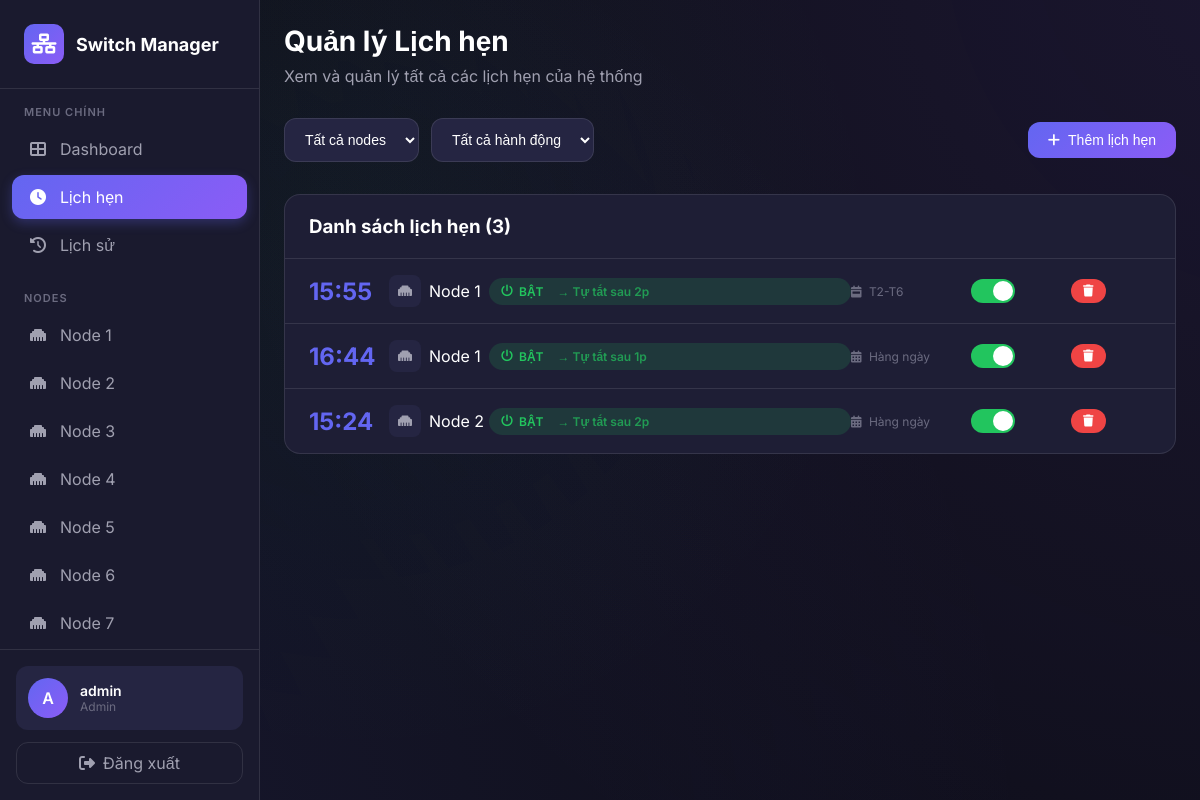
The page /schedules (signed in) on the database its author committed.
### models.py (models this page shows, shortened)
class User(UserMixin, db.Model):
    __tablename__ = 'users'
    id = db.Column(db.Integer, primary_key=True)
    username = db.Column(db.String(80), unique=True, nullable=False)
    email = db.Column(db.String(120), unique=True, nullable=False)
    password_hash = db.Column(db.String(256), nullable=False)
    is_admin = db.Column(db.Boolean, default=False)
    is_approved = db.Column(db.Boolean, default=False)
    created_at = db.Column(db.DateTime, default=lambda: to_naive_vietnam(get_vietnam_time()))
    last_login = db.Column(db.DateTime)

class Schedule(db.Model):
    __tablename__ = 'schedules'
    id = db.Column(db.Integer, primary_key=True)
    switch_id = db.Column(db.Integer, db.ForeignKey('switches.id'), nullable=False)
    time = db.Column(db.Time, nullable=False)
    action = db.Column(db.String(10), nullable=False)  # on, off
    auto_off = db.Column(db.Integer)  # Tự động tắt sau bao nhiêu phút
    repeat_type = db.Column(db.String(20), default='once')  # once, daily, weekdays, weekends, custom
    days_of_week = db.Column(db.String(20))  # "0,1,2,3,4,5,6" cho custom
    active = db.Column(db.Boolean, default=True)
    last_executed = db.Column(db.DateTime)
    created_at = db.Column(db.DateTime, default=lambda: to_naive_vietnam(get_vietnam_time()))
    created_by = db.Column(db.Integer, db.ForeignKey('users.id'))

class Switch(db.Model):
    __tablename__ = 'switches'
    id = db.Column(db.Integer, primary_key=True)
    name = db.Column(db.String(50), nullable=False)
    status = db.Column(db.String(20), default='OFF')  # ON, OFF, SCHEDULED
    uptime = db.Column(db.Integer, default=0)  # Tổng thời gian hoạt động (giây)
    last_on = db.Column(db.DateTime)
    auto_off_minutes = db.Column(db.Integer)  # Số phút tự động tắt
    auto_off_start = db.Column(db.DateTime)   # Thời điểm bắt đầu đếm
    last_update = db.Column(db.DateTime,
                           default=lambda: to_naive_vietnam(get_vietnam_time()),
                           onupdate=lambda: to_naive_vietnam(get_vietnam_time()))
    description = db.Column(db.Text)
    schedules = db.relationship('Schedule', backref='switch', lazy='dynamic', cascade='all, delete-orphan')
    history = db.relationship('SwitchHistory', backref='switch', lazy='dynamic', cascade='all, delete-orphan')

### routes/main.py (the view)
@main_bp.route('/schedules')
@login_required
def schedules():
    all_schedules = Schedule.query.join(Switch).order_by(Switch.id, Schedule.time).all()
    switches = Switch.query.order_by(Switch.id).all()
    return render_template('schedules.html', schedules=all_schedules, switches=switches)

### app.py (called while the page is built)
@login_manager.user_loader
def load_user(user_id):
    return User.query.get(int(user_id))

### templates/schedules.html (shortened to what this page needs)
{% extends "base.html" %}
{% block content %}
<div class="page-header">
    <h1 class="page-title">Quản lý Lịch hẹn</h1>
    <p class="page-subtitle">Xem và quản lý tất cả các lịch hẹn của hệ thống</p>
</div>
<div class="schedules-header">
    <div class="filter-controls">
        <select id="filterNode" class="form-control" style="width: auto;" onchange="filterSchedules()">
            <option value="">Tất cả nodes</option>
        </select>
        <select id="filterAction" class="form-control" style="width: auto;" onchange="filterSchedules()">
            <option value="">Tất cả hành động</option>
        </select>
    </div>
    <button class="btn btn-primary" onclick="openModal('addScheduleModal')">
        <i class="fas fa-plus"></i> Thêm lịch hẹn
    </button>
</div>
<div class="schedule-table-card">
    <div class="schedule-table-header">
        <h3>Danh sách lịch hẹn ({{ schedules|length }})</h3>
    </div>
    <div id="schedulesList">
        {% if schedules %}
            {% for schedule in schedules %}
            <div class="schedule-row"
                 data-schedule-id="{{ schedule.id }}"
                 data-switch-id="{{ schedule.switch_id }}"
                 data-action="{{ schedule.action }}">
                <div class="schedule-time-display">{{ schedule.time.strftime('%H:%M') }}</div>
                <div class="schedule-node">
                    <div class="schedule-node-icon">
                        <i class="fas fa-ethernet"></i>
                    </div>
                    <span>{{ schedule.switch.name }}</span>
                </div>
                <div class="schedule-details">
                    <span class="schedule-action-badge {{ schedule.action }}">
                        <i class="fas fa-{% if schedule.action == 'on' %}power-off{% else %}stop{% endif %}"></i>
                        {{ 'BẬT' if schedule.action == 'on' else 'TẮT' }}
                        {% if schedule.auto_off %}
                        <span style="margin-left: 8px; opacity: 0.7;">→ Tự tắt sau {{ schedule.auto_off }}p</span>
                        {% endif %}
                    </span>
                </div>
                <div class="repeat-badge">
                    <i class="fas fa-{% if schedule.repeat_type == 'once' %}calendar-day{% elif schedule.repeat_type == 'daily' %}calendar-alt{% else %}calendar-week{% endif %}"></i>
                    {% if schedule.repeat_type == 'daily' %}Hàng ngày
                    {% elif schedule.repeat_type == 'weekdays' %}T2-T6
                    {% elif schedule.repeat_type == 'weekends' %}T7-CN
                    {% elif schedule.repeat_type == 'once' %}Một lần
                    {% else %}{{ schedule.repeat_type }}{% endif %}
                </div>
                <div class="schedule-status">
                    <div class="status-toggle {% if schedule.active %}active{% endif %}"
                         onclick="toggleScheduleStatus({{ schedule.switch_id }}, {{ schedule.id }}, this)">
                    </div>
                </div>
                <div>
                    <button class="btn btn-danger btn-sm" onclick="deleteSchedule({{ schedule.switch_id }}, {{ schedule.id }})">
                        <i class="fas fa-trash"></i>
                    </button>
                </div>
            </div>
            {% endfor %}
        {% else %}
            <div class="empty-state" style="padding: 60px;">
                <i class="fas fa-calendar-times" style="font-size: 64px; opacity: 0.3; margin-bottom: 20px;"></i>
                <h3>Chưa có lịch hẹn nào</h3>
                <p class="text-muted">Nhấn "Thêm lịch hẹn" để tạo lịch mới</p>
            </div>
        {% endif %}
    </div>
</div>
{% endblock %}

### templates/base.html (shortened to what this page needs)
<!DOCTYPE html>
<html lang="vi">
<head>
    <link rel="stylesheet" href="https://cdnjs.cloudflare.com/ajax/libs/font-awesome/6.4.0/css/all.min.css">
</head>
<body>
    <aside class="sidebar" id="sidebar">
        <div class="sidebar-header">
            <a href="{{ url_for('main.dashboard') }}" class="logo">
                <div class="logo-icon">
                    <i class="fas fa-network-wired"></i>
                </div>
                <span class="logo-text">Switch Manager</span>
            </a>
        </div>
        <nav class="sidebar-nav">
            <div class="nav-section">
                <div class="nav-section-title">Menu chính</div>
                <a href="{{ url_for('main.dashboard') }}" class="nav-item {% if request.endpoint == 'main.dashboard' %}active{% endif %}">
                    <i class="fas fa-th-large"></i>
                    <span>Dashboard</span>
                </a>
                <a href="{{ url_for('main.schedules') }}" class="nav-item {% if request.endpoint == 'main.schedules' %}active{% endif %}">
                    <i class="fas fa-clock"></i>
                    <span>Lịch hẹn</span>
                </a>
                <a href="{{ url_for('main.history') }}" class="nav-item {% if request.endpoint == 'main.history' %}active{% endif %}">
                    <i class="fas fa-history"></i>
                    <span>Lịch sử</span>
                </a>
            </div>
            <div class="nav-section">
                <div class="nav-section-title">Nodes</div>
                {% for i in range(1, 9) %}
                <a href="{{ url_for('main.node_detail', node_id=i) }}" class="nav-item {% if request.endpoint == 'main.node_detail' and request.view_args.get('node_id') == i %}active{% endif %}">
                    <i class="fas fa-ethernet"></i>
                    <span>Node {{ i }}</span>
                </a>
                {% endfor %}
            </div>
        </nav>
        <div class="sidebar-footer">
            <div class="user-info">
                <div class="user-avatar">
                    {{ current_user.username[0].upper() }}
                </div>
                <div class="user-details">
                    <div class="user-name">{{ current_user.username }}</div>
                    <div class="user-role">{{ 'Admin' if current_user.is_admin else 'User' }}</div>
                </div>
            </div>
            <a href="{{ url_for('auth.logout') }}" class="logout-btn">
                <i class="fas fa-sign-out-alt"></i>
                <span>Đăng xuất</span>
            </a>
        </div>
    </aside>
    <main class="main-content">
        {% block content %}{% endblock %}
    </main>
</body>
</html>

### templates/base.html (style rules this page uses)
:root { --bg-primary: #0f0f1a; --bg-secondary: #1a1a2e; --bg-tertiary: #252542; --bg-card: #1e1e35; --text-primary: #ffffff; --text-secondary: #a0a0b0; --text-muted: #6b6b80; --accent-primary: #6366f1; --accent-secondary: #8b5cf6; --accent-gradient: linear-gradient(135deg, #6366f1 0%, #8b5cf6 100%); --success: #22c55e; --success-glow: rgba(34, 197, 94, 0.3); --danger: #ef4444; --danger-glow: rgba(239, 68, 68, 0.3); --warning: #f59e0b; --info: #3b82f6; --border-color: rgba(255, 255, 255, 0.1); --shadow: 0 4px 6px -1px rgba(0, 0, 0, 0.3); --shadow-lg: 0 10px 15px -3px rgba(0, 0, 0, 0.4); --radius: 12px; --radius-lg: 16px; --transition: all 0.3s cubic-bezier(0.4, 0, 0.2, 1); }
* { margin: 0; padding: 0; box-sizing: border-box; }
body { font-family: 'Inter', sans-serif; background: var(--bg-primary); color: var(--text-primary); min-height: 100vh; overflow-x: hidden; }
.sidebar { position: fixed; left: 0; top: 0; width: 260px; height: 100vh; background: var(--bg-secondary); border-right: 1px solid var(--border-color); z-index: 100; transition: var(--transition); display: flex; flex-direction: column; }
.sidebar-header { padding: 24px; border-bottom: 1px solid var(--border-color); }
.logo { display: flex; align-items: center; gap: 12px; text-decoration: none; color: var(--text-primary); }
.logo-icon { width: 40px; height: 40px; background: var(--accent-gradient); border-radius: 10px; display: flex; align-items: center; justify-content: center; font-size: 20px; }
.logo-text { font-size: 18px; font-weight: 700; }
.sidebar-nav { flex: 1; padding: 16px 12px; overflow-y: auto; }
.nav-section { margin-bottom: 24px; }
.nav-section-title { font-size: 11px; font-weight: 600; text-transform: uppercase; letter-spacing: 1px; color: var(--text-muted); padding: 0 12px; margin-bottom: 8px; }
.nav-item { display: flex; align-items: center; gap: 12px; padding: 12px 16px; border-radius: var(--radius); color: var(--text-secondary); text-decoration: none; transition: var(--transition); margin-bottom: 4px; }
.nav-item.active { background: var(--accent-gradient); color: white; box-shadow: 0 4px 12px rgba(99, 102, 241, 0.3); }
.nav-item i { width: 20px; text-align: center; }
.sidebar-footer { padding: 16px; border-top: 1px solid var(--border-color); }
.user-info { display: flex; align-items: center; gap: 12px; padding: 12px; background: var(--bg-tertiary); border-radius: var(--radius); margin-bottom: 12px; }
.user-avatar { width: 40px; height: 40px; background: var(--accent-gradient); border-radius: 50%; display: flex; align-items: center; justify-content: center; font-weight: 600; }
.user-details { flex: 1; min-width: 0; }
.user-name { font-weight: 600; font-size: 14px; white-space: nowrap; overflow: hidden; text-overflow: ellipsis; }
.user-role { font-size: 12px; color: var(--text-muted); }
.logout-btn { display: flex; align-items: center; justify-content: center; gap: 8px; width: 100%; padding: 10px; background: transparent; border: 1px solid var(--border-color); border-radius: var(--radius); color: var(--text-secondary); cursor: pointer; transition: var(--transition); text-decoration: none; }
.main-content { margin-left: 260px; min-height: 100vh; padding: 24px; }
.page-header { margin-bottom: 32px; }
.page-title { font-size: 28px; font-weight: 700; margin-bottom: 8px; }
.page-subtitle { color: var(--text-secondary); }
.btn { display: inline-flex; align-items: center; gap: 8px; padding: 10px 20px; border-radius: var(--radius); font-weight: 500; font-size: 14px; cursor: pointer; transition: var(--transition); border: none; text-decoration: none; }
.btn-primary { background: var(--accent-gradient); color: white; }
.btn-danger { background: var(--danger); color: white; }
.btn-sm { padding: 6px 12px; font-size: 12px; }
.form-control { width: 100%; padding: 12px 16px; background: var(--bg-tertiary); border: 1px solid var(--border-color); border-radius: var(--radius); color: var(--text-primary); font-size: 14px; transition: var(--transition); }
.form-control::placeholder { color: var(--text-muted); }

### rows shown on the page
User: username "A", username "admin", is_admin "Admin"
Schedule: time "15:55", switch.name "Node 1", action "BẬT", auto_off "2", repeat_type "T2-T6", active True (drawn)
Schedule: time "16:44", switch.name "Node 1", action "BẬT", auto_off "1", repeat_type "Hàng ngày", active True (drawn)
Schedule: time "15:24", switch.name "Node 2", action "BẬT", auto_off "2", repeat_type "Hàng ngày", active True (drawn)

### other values the page prints
{{ i }} "1" "2" "3" "4" "5" "6" "7"
{{ schedules|length }} "3"
